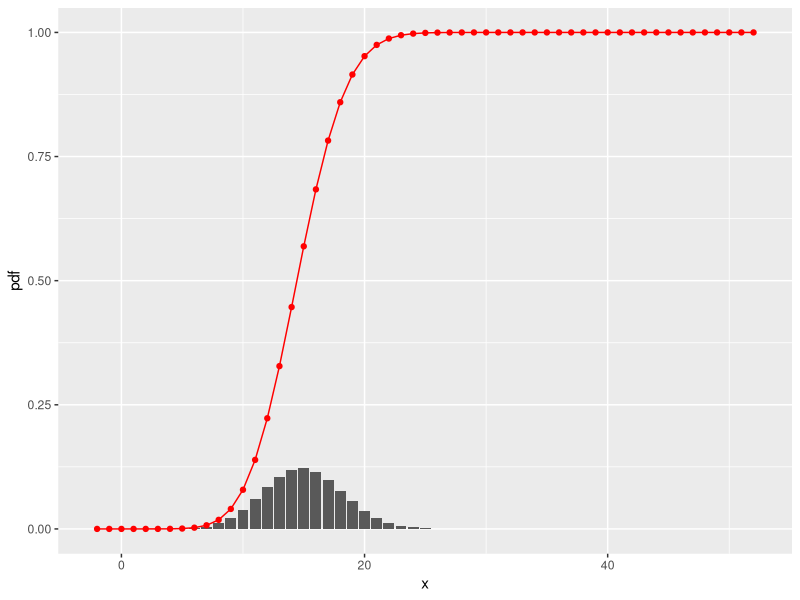

R code for this plot: (Note: this script raises an error after producing the figure.)
require(plyr)
require(ggplot2)
require(reshape2)

################# Exercise 1 ###########

n <- 50 
p <- 0.3

x <- seq.int(-2,n+2)
binom <- x
binom<-mutate(as.data.frame(binom),
       pdf = dbinom(x=x,size=n,prob=p),
       cdf = pbinom(q=x,size=n,prob=p))


pl <- ggplot(binom,aes(x=x))+geom_bar(aes(y=pdf),stat='identity')+geom_point(aes(y=cdf),color='red')+geom_line(aes(y=cdf),color='red'); pl

################### Exercise 2 ###############

labs<-200   # The number of labs
N<-matrix(data=NA,nrow=200,ncol=labs)
N[1,]<-rep(x=100,times=labs)     # We begin with 100 test tubes

t<-1  # We set t =1 above
while(any(N[t,]>0)){
  t<-t+1
N[t,]<-rbinom(n=labs,size=N[t-1,],prob=0.95)
}


matplot(N,type='l',lty=1)

 

# what is left is to do the mean(min(which(min(eachcolumn)))
maxsize <- 100
pois <- data.frame(x=seq(0,maxsize))
prob<-10
manipulate(
{
  pois <- mutate(pois,
                  pdf=dpois(x=x,lambda=prob),
                  cdf=ppois(q=x,lambda=prob)
  )
  ggplot(pois,aes(x=x))+theme_bw()+
    geom_bar(aes(y=pdf),stat='identity',color=NA,fill=gray(0.4))+
    expand_limits(x=c(0,maxsize))#+
    #geom_point(aes(y=cdf),color='red')+
    #geom_line(aes(y=cdf),color='red')
},
size=slider(0,maxsize,init=10,step=1,label='size'),
prob=slider(0,10,init=0.5,label='prob')

)

#### Exercise 4

pois<-binom <- data.frame(x=seq(0,maxsize))
maxsize <- 100


manipulate(
{
  pois <- mutate(pois,
                 pdf=dpois(x=x,lambda=prob),
                 cdf=ppois(q=x,lambda=prob)
  )
  
  binom <- mutate(binom,
                  pdf=dbinom(x=x,size=size,prob=prob/size),
                  cdf=pbinom(q=x,size=size,prob=prob/size)
  )
ggplot()+geom_point(data=pois,aes(x=x,y=pdf),color='red')+ geom_line(data=pois, aes(x=x,y=pdf),color='red')+geom_point(data=binom,aes(x=x,y=pdf),color='green')+geom_line(data=binom,aes(x=x,y=pdf),color='green')+expand_limits(x=c(0,maxsize)) 
  },
size=slider(0,maxsize,init=10,step=1,label='size'),
prob=slider(0,20,init=0.5,label='prob')
)
















